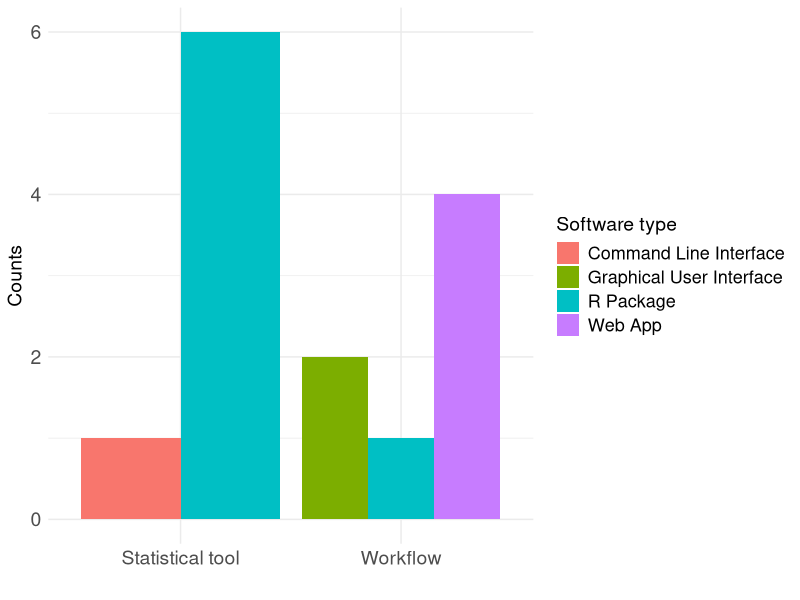

The R source for this figure:
## ---- chunk 1
library(ggplot2)
tools <- readxl::read_excel("tools.xlsx")
#png("pix/tools.png", res = 200, units = "cm", width = 20, height = 20)
ggplot(tools, aes(`Tool class`, ..count..)) +
  geom_bar(aes(fill = `Software type`), position = "dodge") +
  xlab("") +
  ylab("Counts") +
  theme_minimal() +
  theme(
    legend.title=element_text(size=14),
    legend.text=element_text(size=13),
    axis.text=element_text(size=14),
    axis.title=element_text(size=14))
#dev.off()
